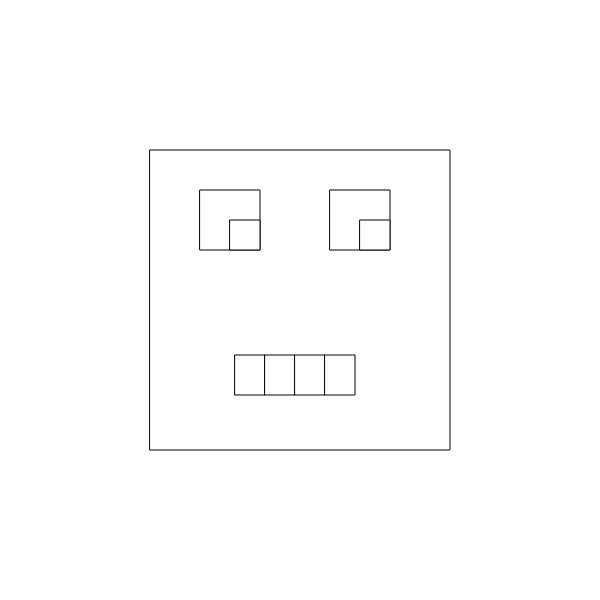
Frame 1 (no input)
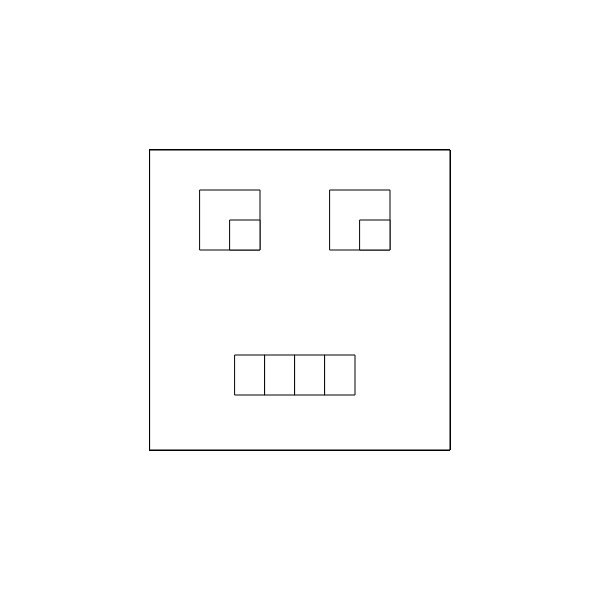
Frame 60 (no input)
Frame 120 (the mouse pressed at the canvas centre since frame 60): identical to frame 60, image omitted

The p5.js sketch that drew these frames (run headless with seeded random() and noise() and a simulated clock; from frame 60 on, the mouse is pressed at the canvas centre):

// p5.js sketch
// ── sketch.js
function setup() {
  createCanvas(600,600);
  rectMode(CENTER);
}

function draw(){
  rect(300, 300, 300, 300);
  rect(230, 220, 60, 60);
  rect(245, 235, 30,30);
  rect(360, 220, 60, 60);
  rect(375, 235, 30,30);

  rect(250, 375, 30, 40);
  rect(280, 375, 30, 40);
  rect(310, 375, 30, 40);
  rect(340, 375, 30, 40);
}
